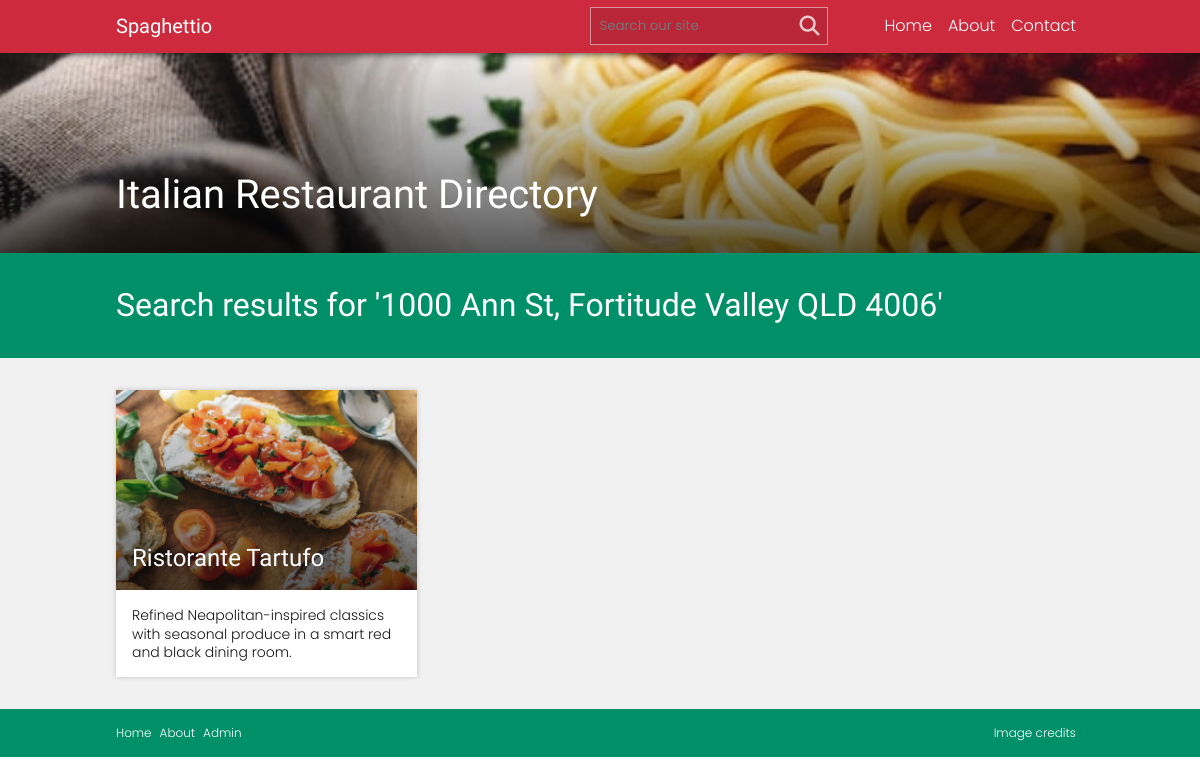
The app's page /search.php?s=1000 Ann St, Fortitude Valley QLD 4006 with its own data.
### tables this page shows
CREATE TABLE IF NOT EXISTS `restaurant_details` (
  `ID` int(11) NOT NULL AUTO_INCREMENT,
  `name` varchar(255) NOT NULL,
  `address` varchar(255) NOT NULL,
  `description` text NOT NULL,
  `imagePath` varchar(255) NOT NULL,
  `imageCreator` varchar(255) NOT NULL,
  `imageSourceURL` varchar(255) NOT NULL,
  PRIMARY KEY (`ID`)
);

### database/dbController.php (called while the page is built, shortened)
<?php
class dbController {
	private $conn;
	public function dbConnect($host, $user, $pass, $db): mysqli {
		$this->conn = new mysqli(
			$this->host = $host,
			$this->user = $user,
			$this->pass = $pass,
			$this->db = $db
		);
		return $this->conn;
	}
	public function search($keyword): array {
		$searchForLike = "%$keyword%";
		$query = "SELECT * FROM restaurant_details WHERE concat(name, description, address) LIKE ?";
		$stmt = $this->conn->prepare($query);
		$stmt->bind_param("s", $searchForLike);
		$stmt->execute();
		$result = $stmt->get_result();
		return $result->fetch_all(MYSQLI_ASSOC);
	}
}

### partials/card.php (the view, shortened to what this page needs)
<?php
if(isset($linkTarget)) {
	$linkTargetHTML = 'target="'.$linkTarget.'"';
}
else {
	$linkTargetHTML = "";
}
?>
<a class="card" href="<?php echo $url; ?>" <?php echo $linkTargetHTML; ?>>
	<div class="card-inner">
		<div class="card-top">
			<?php if(isset($imagePath)) { ?>
				<img src="<?php echo $imagePath; ?>" alt=""/>
			<?php } ?>
			<?php if(isset($name)) { ?>
				<h2><?php echo $name; ?></h2>
			<?php } ?>
		</div>
		<?php if(isset($description)) { ?>
			<div class="card-text">
				<p><?php echo $description; ?></p>
			</div>
		<?php } ?>
	</div>
</a>

### search.php (shortened to what this page needs)
<?php
require_once('database/dbController.php');
$db = new dbController();
$db->dbConnect(HOST, USER, PASS, DB);
$searchTerm = $_GET['s'];
$results = $db->search($searchTerm);
?>
<!DOCTYPE html>
<html lang="en">
<head>
	<?php include('partials/head.php'); ?>
</head>
<body>
<?php include('partials/header.php'); ?>
<section class="banner">
	<div class="banner-inner">
		<div class="container">
			<h1>Italian Restaurant Directory</h1>
		</div>
	</div>
</section>
<?php
	include('partials/page-heading.php');
?>
<main class="home-cards">
	<div class="container">
		<?php if($results) { ?>
			<div class="row cards-row">
				<?php
				foreach ( $results as $restaurant ) {
					$id = $restaurant['ID'];
					$url = "detail.php?id=$id";
					$name = $restaurant['name'];
					$description = $restaurant['description'];
					$imagePath = $restaurant['imagePath'];
					if (!empty($name)) {
						include('partials/card.php');
					}
				} ?>
			</div>
		<?php
		} else { ?>
			<div class="alert alert-error">
				<p>No results found.</p>
			</div>
		<?php } ?>
	</div>
</main>
<?php include('partials/footer.php'); ?>
</body>
</html>

### css/style.css (style rules this page uses)
:root { --primary-color: rgb(205, 42, 61); --secondary-color: rgb(0, 144, 105); --light-color: rgba(241, 241, 241); --dark-color: rgb(23, 23, 23); --body-font: 'Poppins', sans-serif; --heading-font: 'Besley', serif; }
body { font-family: var(--body-font); font-weight: 300; line-height: 1.3; }
h1, h2, h3 { font-family: var(--heading-font); font-weight: 400; }
h2 { font-size: 1.25rem; }
.container { max-width: 1000px; margin-left: auto; margin-right: auto; box-sizing: border-box; padding: 0 1rem; }
.row { display: flex; flex-wrap: wrap; }
.row.cards-row { margin-left: -1rem; margin-right: -1rem; padding: 1rem 0; }
.card { padding: 1rem 1rem; width: 100%; flex-basis: 100%; max-width: 100%; color: var(--dark-color); text-decoration: none; box-sizing: border-box; }
@media screen and (min-width: 640px) { .card { width: 50%; flex-basis: 50%; max-width: 50%; } }
@media screen and (min-width: 1024px) { .card { width: 33.33%; flex-basis: 33.33%; max-width: 33.33%; } }
.card .card-inner { box-shadow: 0 0 5px rgba(0, 0, 0, 0.2); background: white; height: 100%; }
.card .card-inner .card-top { position: relative; overflow: hidden; height: 200px; }
.card .card-inner .card-top:before { content: ''; position: absolute; top: 0; left: 0; right: 0; bottom: 0; background: linear-gradient(to bottom, rgba(0, 0, 0, 0) 0%, rgba(0, 0, 0, 0.65) 100%); z-index: 5; }
.card .card-inner .card-top h2 { position: absolute; bottom: 1rem; left: 1rem; font-size: 1.5rem; color: white; z-index: 10; }
.card .card-inner .card-top img { display: block; width: 100%; transition: transform 0.3s ease; height: 100%; object-fit: cover; object-position: center center; }
.card .card-inner .card-text { color: var(--dark-color); padding: 1rem; font-size: 0.875rem; }
.banner { background-image: url("../images/tacyra-autrey-jYQd0TbO__0-unsplash.jpg"); background-position: center center; background-repeat: no-repeat; background-size: cover; position: relative; height: 300px; }
@media screen and (min-width: 768px) { .banner { height: 200px; } }
.banner:before { content: ''; position: absolute; top: 0; left: 0; right: 0; bottom: 0; background: linear-gradient(to bottom, rgba(0, 0, 0, 0) 0%, rgba(0, 0, 0, 0.65) 100%); }
.banner .banner-inner { position: absolute; top: 0; left: 0; right: 0; bottom: 0; }
.banner .banner-inner .container { height: 100%; display: flex; justify-content: flex-start; align-items: flex-end; padding-top: 2rem; padding-bottom: 2rem; }
.banner .banner-inner .container h1 { color: white; font-size: 2rem; }
@media screen and (min-width: 1024px) { .banner .banner-inner .container h1 { font-size: 2.5rem; } }
.home-cards { background: var(--light-color); }

### records on screen
restaurant_details: imagePath (picture), name "Ristorante Tartufo", description "Refined Neapolitan-inspired classics with seasonal produce in a smart red and black dining room."

### other values on screen
$heading "Search results for '1000 Ann St, Fortitude Valley QLD 4006'"
